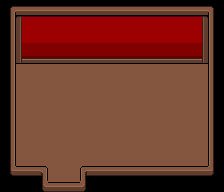

A level layout from a 2D game, rendered from its tile map. Below: a short description, then the map file with its tile-grid data intact:
An orthogonal 14x12 tile map with 16x16 px tiles, 3 tile layers (Base Layer, Ground Layer, Upper Layer), 2 tilesets and 1 object (Entrance).

<map version="1.9" tiledversion="1.9.0" orientation="orthogonal" renderorder="right-down" width="14" height="12" tilewidth="16" tileheight="16" infinite="0" nextlayerid="10" nextobjectid="16">
 <properties>
  <property name="Building" type="bool" value="true" />
  <property name="MapType" value="Town" />
 </properties>
 <tileset firstgid="1" source="../Tilesets/tsWalls_Floors.tsx" />
 <tileset firstgid="485" source="../Tilesets/tilesetHouses.tsx" />
 <layer id="6" name="Base Layer" width="14" height="12">
  <data encoding="csv">
74,74,74,74,74,74,74,74,74,74,74,74,74,74,
74,253,253,253,253,253,253,253,253,253,253,253,253,74,
74,275,275,275,275,275,275,275,275,275,275,275,275,74,
74,297,297,297,297,297,297,297,297,297,297,297,297,74,
74,353,353,353,353,353,353,353,353,353,353,353,353,74,
74,353,353,353,353,353,353,353,353,353,353,353,353,74,
74,353,353,353,353,353,353,353,353,353,353,353,353,74,
74,353,353,353,353,353,353,353,353,353,353,353,353,74,
74,353,353,353,353,353,353,353,353,353,353,353,353,74,
74,353,353,353,353,353,353,353,353,353,353,353,353,74,
74,353,353,353,353,353,353,353,353,353,353,353,353,74,
74,74,74,353,353,74,74,74,74,74,74,74,74,74
</data>
 </layer>
 <layer id="7" name="Ground Layer" width="14" height="12">
  <data encoding="csv">
249,225,225,225,225,225,225,225,225,225,225,225,225,250,
223,246,247,247,247,247,247,247,247,247,247,247,248,222,
223,268,0,0,0,0,0,0,0,0,0,0,270,222,
223,290,291,291,291,291,291,291,291,291,291,291,292,222,
223,0,0,0,0,0,0,0,0,0,0,0,0,222,
223,0,0,0,0,0,0,0,0,0,0,0,0,222,
223,0,0,0,0,0,0,0,0,0,0,0,0,222,
223,0,0,0,0,0,0,0,0,0,0,0,0,222,
223,0,0,0,0,0,0,0,0,0,0,0,0,222,
223,0,0,0,0,0,0,0,0,0,0,0,0,222,
293,0,0,0,0,0,0,0,0,0,0,0,0,294,
0,0,227,0,0,229,0,0,0,0,0,0,0,0
</data>
 </layer>
 <layer id="8" name="Upper Layer" width="14" height="12">
  <data encoding="csv">
0,0,0,0,0,0,0,0,0,0,0,0,0,0,
0,0,0,0,0,0,0,0,0,0,0,0,0,0,
0,0,0,0,0,0,0,0,0,0,0,0,0,0,
0,0,0,0,0,0,0,0,0,0,0,0,0,0,
0,0,0,0,0,0,0,0,0,0,0,0,0,0,
0,0,0,0,0,0,0,0,0,0,0,0,0,0,
0,0,0,0,0,0,0,0,0,0,0,0,0,0,
0,0,0,0,0,0,0,0,0,0,0,0,0,0,
0,0,0,0,0,0,0,0,0,0,0,0,0,0,
0,0,0,0,0,0,0,0,0,0,0,0,0,0,
0,230,201,0,0,200,230,230,230,230,230,230,230,0,
0,0,0,230,230,0,0,0,0,0,0,0,0,0
</data>
 </layer>
 <objectgroup id="4" name="Travel Layer">
  <object id="1" name="Entrance" x="96" y="188.002" width="30.4042" height="4">
   <properties>
    <property name="EntranceDir" value="Up" />
    <property name="Map" value="mapTown" />
   </properties>
  </object>
 </objectgroup>
 <objectgroup id="9" name="MapObject" />
 <objectgroup id="5" name="Character Layer" />
</map>
